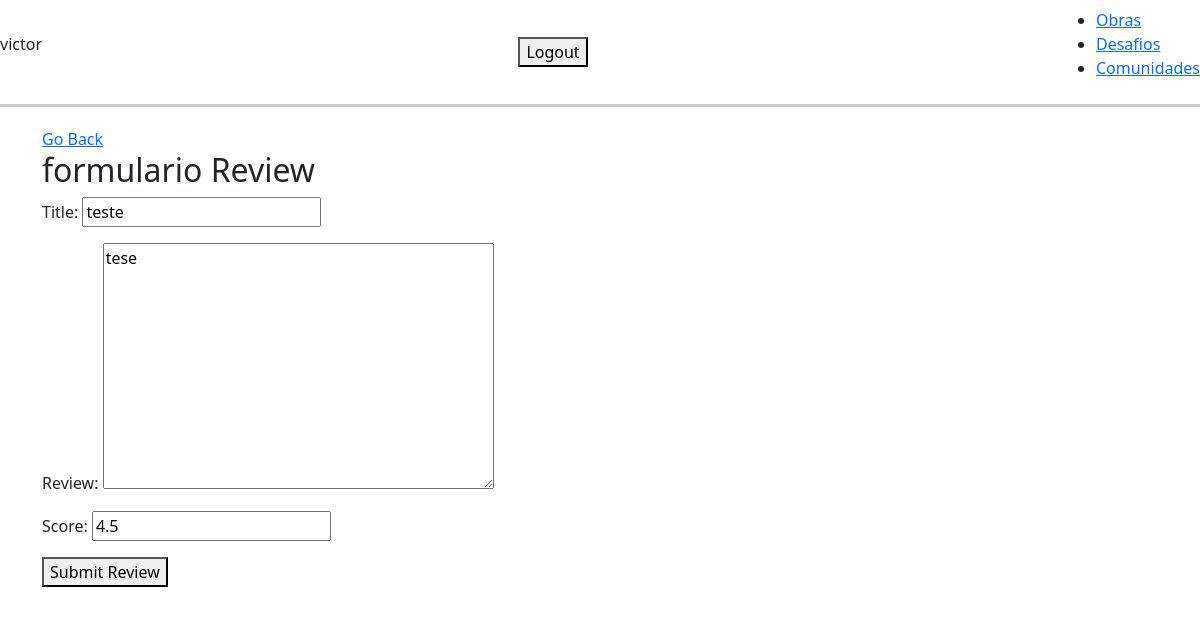
/user/review/update/10/ (signed in), run on the app's committed database.
### base/models.py (models this page shows, shortened)
class Review(models.Model):
    work = models.ForeignKey(Work, related_name='reviews', on_delete=models.CASCADE)
    user = models.ForeignKey(User, on_delete=models.CASCADE)
    title = models.CharField(max_length=200, null=True, blank=True)
    review = models.TextField(null=True, blank=True)
    score = models.FloatField(null=True, blank=True,
                              validators=[MinValueValidator(0), MaxValueValidator(5)])
    class Meta:
        ordering = ['score']

### base/views/review_views.py (the view, shortened to what this page needs)
# urls.py: path('user/review/update/<int:pk>/', ReviewUpdate.as_view(), name='review-update'),
class ReviewUpdate(LoginRequiredMixin, UpdateView):
    model = Review
    fields = ['title', 'review', 'score']
    context_object_name = 'review'
    template_name = 'base/review_front/review_update.html'

### base/templates/base/review_front/review_update.html (shortened to what this page needs)
{% extends 'base/main_form.html' %}
{% block content %}
<a href="{% url 'work' pk=review.work.pk %}">Go Back</a>
    <h2>formulario Review</h2>
    <form method="post">
        {{ form.as_p }}
        <button type="submit">Submit Review</button>
    </form>
{% endblock %}

### base/templates/base/navbar.html (shortened to what this page needs)
    {% if request.user.is_authenticated%}
    <p>{{request.user}}</p>
    <form action="{% url 'logout' %}" method="post">
        <button type="submit">Logout</button>
    </form>
    {% else %}
    <a href="{% url 'login' %}">Login</a>
    {% endif %}
    <ul>
        <li><a href="{% url 'works' %}">Obras</a></li>
        <li><a href="{% url 'challenges' %}">Desafios</a></li>
        <li><a href="{% url 'communities' %}">Comunidades</a></li>
    </ul>

### base/templates/base/main_form.html (style rules this page uses)
body { background-color: #4B0082 ; color: #ffffff; margin: 0; padding: 0; }

### data on the page
Review: title "teste", review "tese", score "4.5"

### other printed values
{{ request.user }} "victor"
